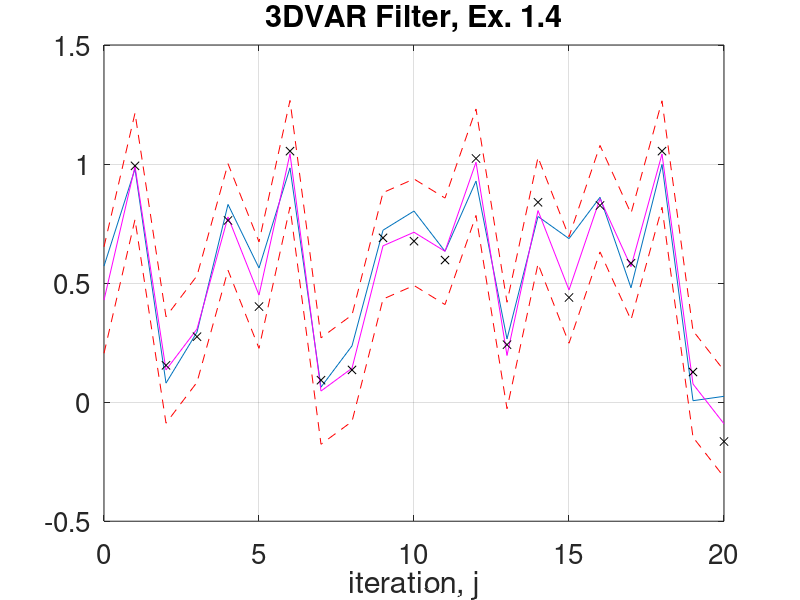
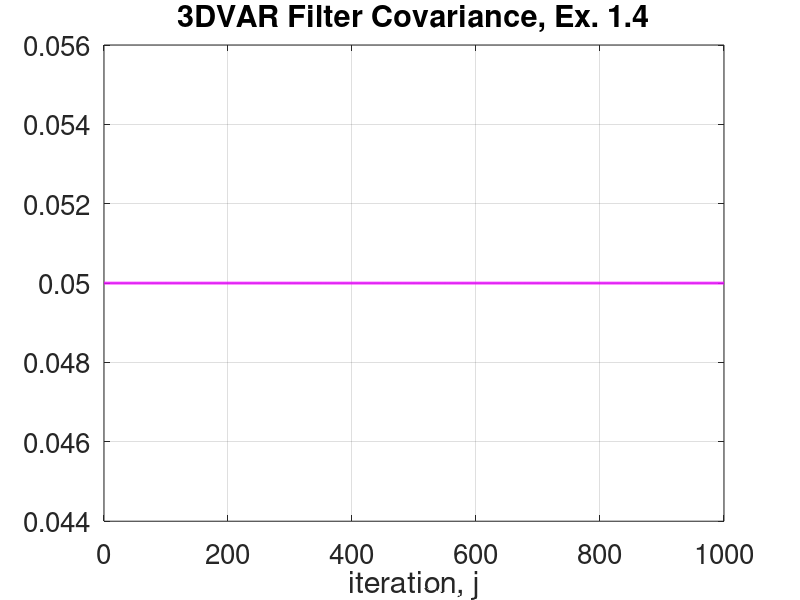
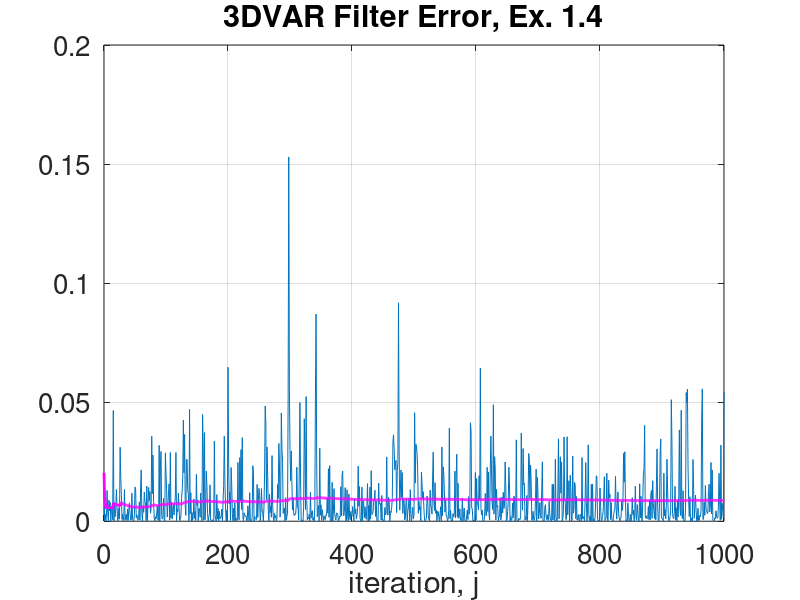

Source code (MATLAB) for these figures, in order:
clear;set(0,'defaultaxesfontsize',20);format long
%%% p9.m 3DVAR Filter, deterministic logistic map (Ex. 1.4)
%% setup

J=1e3;% number of steps
r=4;% dynamics determined by r
gamma=1e-1;% observational noise variance is gamma^2
sigma=0;% dynamics noise variance is sigma^2
sd=10;rng(sd);% choose random number seed

m=zeros(J,1);v=m;y=m;% pre-allocate
v(1)=rand;% initial truth, in [0,1]
m(1)=rand;% initial mean/estimate, in [0,1]
eta=2e-1;% stabilization coefficient 0 < eta << 1
C=gamma^2/eta;H=1;% covariance and observation operator
K=(C*H')/(H*C*H'+gamma^2);% Kalman gain

%% solution % assimilate!

for j=1:J    
    v(j+1)=r*v(j)*(1-v(j)) + sigma*randn;% truth
    y(j)=H*v(j+1)+gamma*randn;% observation

    mhat=r*m(j)*(1-m(j));% estimator predict
    
    d=y(j)-H*mhat;% innovation
    m(j+1)=mhat+K*d;% estimator update
    
    if norm(mhat)>1e5
        disp('blowup!')
        break
    end
end
js=21;% plot truth, mean, standard deviation, observations
figure;plot([0:js-1],v(1:js));hold;plot([0:js-1],m(1:js),'m');
plot([0:js-1],m(1:js)+sqrt(C),'r--');plot([1:js-1],y(1:js-1),'kx');
plot([0:js-1],m(1:js)-sqrt(C),'r--');hold;grid;xlabel('iteration, j');
title('3DVAR Filter, Ex. 1.4')

figure;plot([0:J],C*[0:J].^0);hold
plot([0:J],C*[0:J].^0,'m','Linewidth',2);grid
hold;xlabel('iteration, j');title('3DVAR Filter Covariance, Ex. 1.4');

figure;plot([0:J],(v-m).^2);hold;
plot([0:J],cumsum((v-m).^2)./[1:J+1]','m','Linewidth',2);grid
hold;xlabel('iteration, j');
title('3DVAR Filter Error, Ex. 1.4')







